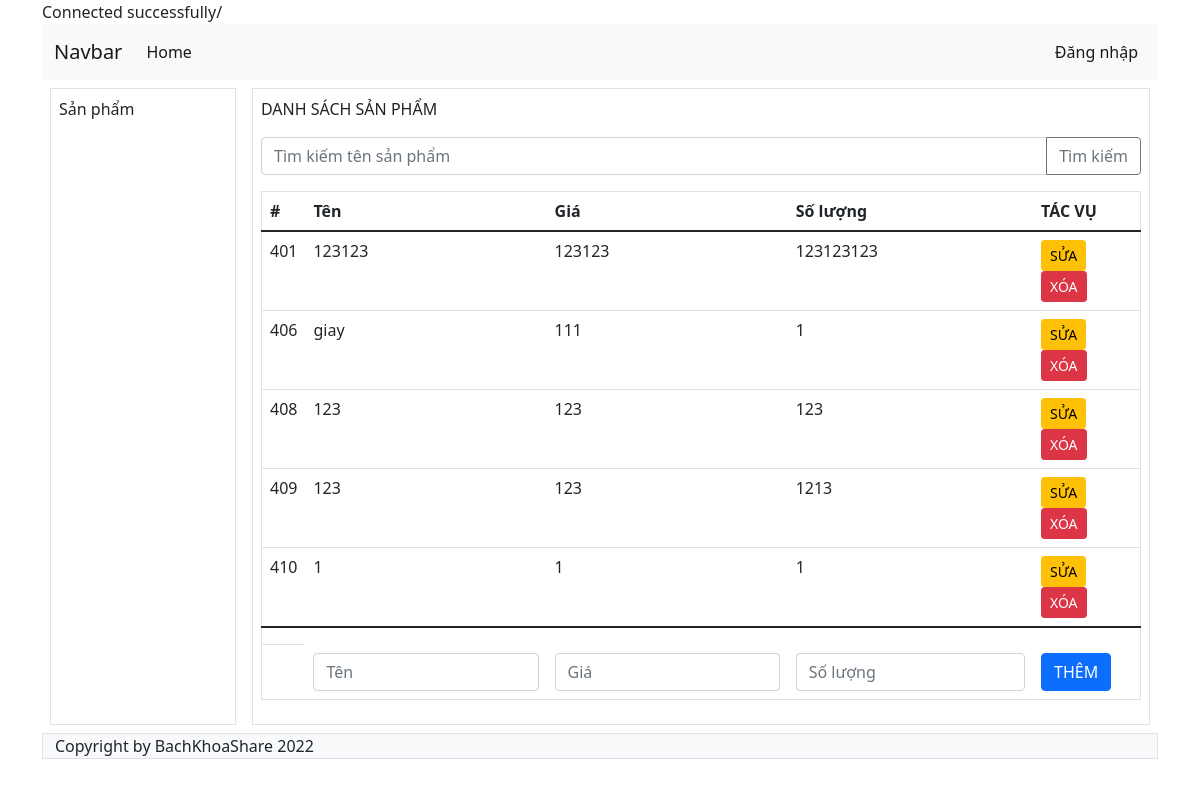
The page / on the database its author committed.
### tables this page shows
CREATE TABLE `product` (
  `p_id` int(11) NOT NULL,
  `p_name` varchar(191) DEFAULT NULL,
  `p_price` int(11) DEFAULT NULL,
  `p_qty` int(11) DEFAULT NULL
);

### lib/db.php (called while the page is built, shortened)
<?php
$servername = "localhost";
$dbuser = "root";
$dbpw = "";
$dbname = "testphp";
$conn = new mysqli($servername, $dbuser, $dbpw, $dbname);
mysqli_set_charset($conn, 'UTF8');
if (isset($_POST['key_search'])) {
      $key_search = $_POST['key_search'];
      $sql_product = "SELECT * FROM product WHERE p_name LIKE '%$key_search%';";
      if (mysqli_query($conn, $sql_product)) {
        echo ('search successfull//');
      } else  echo ('search fail// ' . mysqli_error($conn));
    } else {
      $sql_product = "SELECT * FROM product";
    }
    $product_oj = mysqli_query($conn, $sql_product);

### index.php (the view, shortened to what this page needs)
<?php
require "./lib/db.php";
?>
<!DOCTYPE html>
<html lang="en">
<head>
    <link href="https://cdn.jsdelivr.net/npm/bootstrap@5.1.3/dist/css/bootstrap.min.css" rel="stylesheet">
</head>
<body class="container-sm">
    <nav class="navbar navbar-expand-lg navbar-light bg-light">
        <div class="container-fluid">
            <a class="navbar-brand" href="#">Navbar</a>
            <div class="collapse navbar-collapse" id="navbarNavDropdown">
                <ul class="navbar-nav">
                    <li class="nav-item">
                        <a class="nav-link active" aria-current="page" href="#">Home</a>
                    </li>
                </ul>
                <ul class="navbar-nav ms-auto">
                    <li class="nav-item">
                        <a class="nav-link active" aria-current="page" href="#">Đăng nhập</a>
                    </li>
                </ul>
            </div>
        </div>
    </nav>
    <div class="container">
        <div class="row">
            <div class="col-md-2 border p-2 m-2">
                <p>Sản phẩm</p>
            </div>
            <div class="col-sm border p-2 m-2">
                <p>DANH SÁCH SẢN PHẨM</p>
                <form action="" method="post" id='searchForm'>
                    <div class="input-group mb-3">
                        <input type="text" class="form-control" placeholder="Tìm kiếm tên sản phẩm" aria-label="Tìm kiếm" aria-describedby="button-addon2"
                        id='inputSearchName' name='inputSearchName' value="<?php if(isset($_POST['key_search'])){ echo ($_POST['key_search']); } ?>">
                        <button class="btn btn-outline-secondary" type="button" id="button-addon2" onclick="searchClick()">Tìm kiếm </button>
                    </div>
                </form>
                <table class="table border" id='tableData'>
                    <thead>
                        <tr>
                            <th scope="col">#</th>
                            <th scope="col">Tên</th>
                            <th scope="col">Giá</th>
                            <th scope="col">Số lượng</th>
                            <th scope="col">TÁC VỤ</th>
                        </tr>
                    </thead>
                    <tbody id="tbodyData">
                    <?php
                    if (!empty($product_oj)){
                        foreach ($product_oj as $key => $value) {
                            echo '
                        <tr contenteditable="false" onblur="editBlur(this)">
                            <td scope="row" contenteditable="false">' . $value["p_id"] . '</td>
                            <td>' . $value["p_name"] . '</td>
                            <td>' . $value["p_price"] . '</td>
                            <td>' . $value["p_qty"] . '</td>
                            <td>
                            <button type="button" class="btn btn-warning btn-sm" onclick="editClick(this)">SỬA</button>
                            <button type="button" class="btn btn-danger btn-sm" onclick="deleteClick(this)">XÓA</button>
                            </td>
                        </tr>
                            ';
                        }
                    }
                    ?>
                    </tbody>
                    <tbody>
                        <tr>
                            <td></td>
                        </tr>
                        <tr>
                            <th scope="row"></th>
                            <td><input type="text" class="form-control" placeholder="Tên" id="inputAddName"></td>
                            <td><input type="text" class="form-control" placeholder="Giá" id="inputAddPrice"></td>
                            <td><input type="text" class="form-control" placeholder="Số lượng" id="inputAddQty"></td>
                            <td><button type="button" class="btn btn-primary" onclick="addClick(this)">THÊM</button></td>
                        </tr>
                    </tbody>
                </table>
            </div>
        </div>
    </div>
    <div class="container border bg-light">
        <div class="row">
            <div class="col">
                Copyright by BachKhoaShare 2022
            </div>
            <div class="col">
            </div>
            <div class="col">
            </div>
        </div>
    </div>
</body>
</html>

### rows shown on the page
product: p_id "401", p_name "123123", p_price "123123", p_qty "123123123"
product: p_id "406", p_name "giay", p_price "111", p_qty "1"
product: p_id "408", p_name "123", p_price "123", p_qty "123"
product: p_id "409", p_name "123", p_price "123", p_qty "1213"
product: p_id "410", p_name "1", p_price "1", p_qty "1"
